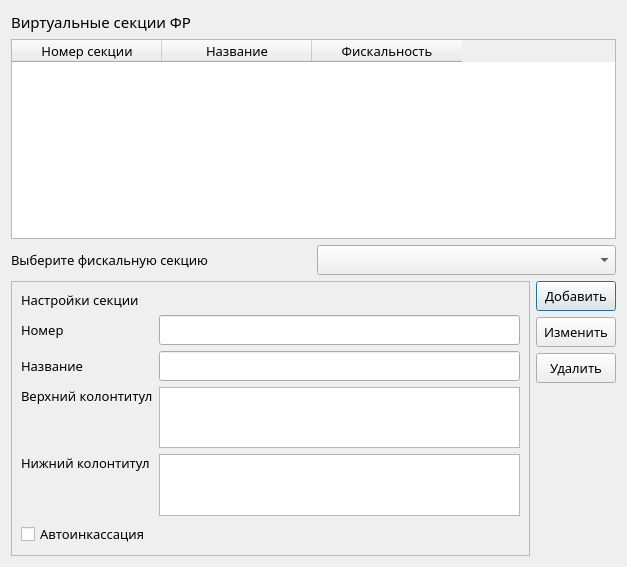
<?xml version="1.0" encoding="UTF-8"?>
<ui version="4.0">
 <class>SectionSetupForm</class>
 <widget class="QDialog" name="SectionSetupForm">
  <property name="geometry">
   <rect>
    <x>0</x>
    <y>0</y>
    <width>627</width>
    <height>567</height>
   </rect>
  </property>
  <property name="font">
   <font>
    <family>Sans Serif</family>
    <pointsize>10</pointsize>
   </font>
  </property>
  <property name="windowTitle">
   <string>SectionSetupForm</string>
  </property>
  <layout class="QVBoxLayout" name="verticalLayout_2">
   <item>
    <widget class="QLabel" name="label">
     <property name="font">
      <font>
       <pointsize>11</pointsize>
      </font>
     </property>
     <property name="text">
      <string>Виртуальные секции ФР</string>
     </property>
    </widget>
   </item>
   <item>
    <widget class="QTableWidget" name="sectionsTableWidget">
     <property name="minimumSize">
      <size>
       <width>0</width>
       <height>200</height>
      </size>
     </property>
     <property name="font">
      <font>
       <pointsize>10</pointsize>
      </font>
     </property>
     <property name="focusPolicy">
      <enum>Qt::ClickFocus</enum>
     </property>
     <property name="editTriggers">
      <set>QAbstractItemView::NoEditTriggers</set>
     </property>
     <property name="selectionMode">
      <enum>QAbstractItemView::SingleSelection</enum>
     </property>
     <property name="selectionBehavior">
      <enum>QAbstractItemView::SelectRows</enum>
     </property>
     <property name="textElideMode">
      <enum>Qt::ElideRight</enum>
     </property>
     <attribute name="horizontalHeaderDefaultSectionSize">
      <number>150</number>
     </attribute>
     <attribute name="horizontalHeaderHighlightSections">
      <bool>false</bool>
     </attribute>
     <column>
      <property name="text">
       <string>Номер секции</string>
      </property>
     </column>
     <column>
      <property name="text">
       <string>Название</string>
      </property>
     </column>
     <column>
      <property name="text">
       <string>Фискальность</string>
      </property>
     </column>
    </widget>
   </item>
   <item>
    <layout class="QHBoxLayout" name="horizontalLayout">
     <item>
      <widget class="QLabel" name="label_6">
       <property name="text">
        <string>Выберите фискальную секцию</string>
       </property>
      </widget>
     </item>
     <item>
      <widget class="QComboBox" name="fiscalsectionComboBox">
       <property name="minimumSize">
        <size>
         <width>0</width>
         <height>30</height>
        </size>
       </property>
       <property name="focusPolicy">
        <enum>Qt::StrongFocus</enum>
       </property>
      </widget>
     </item>
    </layout>
   </item>
   <item>
    <layout class="QHBoxLayout" name="horizontalLayout_2">
     <item>
      <widget class="QFrame" name="frame">
       <property name="frameShape">
        <enum>QFrame::StyledPanel</enum>
       </property>
       <property name="frameShadow">
        <enum>QFrame::Raised</enum>
       </property>
       <layout class="QGridLayout" name="gridLayout">
        <item row="0" column="0">
         <widget class="QLabel" name="label_7">
          <property name="text">
           <string>Настройки секции</string>
          </property>
         </widget>
        </item>
        <item row="1" column="0">
         <widget class="QLabel" name="label_2">
          <property name="text">
           <string>Номер</string>
          </property>
         </widget>
        </item>
        <item row="1" column="1">
         <widget class="QLineEdit" name="sectionnumberLineEdit">
          <property name="minimumSize">
           <size>
            <width>0</width>
            <height>30</height>
           </size>
          </property>
          <property name="maxLength">
           <number>5</number>
          </property>
         </widget>
        </item>
        <item row="2" column="0">
         <widget class="QLabel" name="label_3">
          <property name="text">
           <string>Название</string>
          </property>
         </widget>
        </item>
        <item row="2" column="1">
         <widget class="QLineEdit" name="sectionnameLineEdit">
          <property name="minimumSize">
           <size>
            <width>0</width>
            <height>30</height>
           </size>
          </property>
          <property name="maxLength">
           <number>20</number>
          </property>
         </widget>
        </item>
        <item row="3" column="0">
         <widget class="QLabel" name="label_4">
          <property name="sizePolicy">
           <sizepolicy hsizetype="Preferred" vsizetype="Preferred">
            <horstretch>0</horstretch>
            <verstretch>0</verstretch>
           </sizepolicy>
          </property>
          <property name="text">
           <string>Верхний колонтитул</string>
          </property>
         </widget>
        </item>
        <item row="3" column="1" rowspan="2">
         <widget class="QTextEdit" name="sectionheadtextTextEdit">
          <property name="sizePolicy">
           <sizepolicy hsizetype="Expanding" vsizetype="Preferred">
            <horstretch>0</horstretch>
            <verstretch>0</verstretch>
           </sizepolicy>
          </property>
          <property name="minimumSize">
           <size>
            <width>0</width>
            <height>1</height>
           </size>
          </property>
          <property name="maximumSize">
           <size>
            <width>16777215</width>
            <height>150</height>
           </size>
          </property>
          <property name="palette">
           <palette>
            <active>
             <colorrole role="Base">
              <brush brushstyle="SolidPattern">
               <color alpha="255">
                <red>255</red>
                <green>255</green>
                <blue>255</blue>
               </color>
              </brush>
             </colorrole>
            </active>
            <inactive>
             <colorrole role="Base">
              <brush brushstyle="SolidPattern">
               <color alpha="255">
                <red>255</red>
                <green>255</green>
                <blue>255</blue>
               </color>
              </brush>
             </colorrole>
            </inactive>
            <disabled>
             <colorrole role="Base">
              <brush brushstyle="SolidPattern">
               <color alpha="255">
                <red>222</red>
                <green>222</green>
                <blue>222</blue>
               </color>
              </brush>
             </colorrole>
            </disabled>
           </palette>
          </property>
          <property name="focusPolicy">
           <enum>Qt::StrongFocus</enum>
          </property>
         </widget>
        </item>
        <item row="4" column="0">
         <spacer name="verticalSpacer_2">
          <property name="orientation">
           <enum>Qt::Vertical</enum>
          </property>
          <property name="sizeType">
           <enum>QSizePolicy::Expanding</enum>
          </property>
          <property name="sizeHint" stdset="0">
           <size>
            <width>20</width>
            <height>54</height>
           </size>
          </property>
         </spacer>
        </item>
        <item row="5" column="0">
         <widget class="QLabel" name="sectionbottomtextLabel">
          <property name="sizePolicy">
           <sizepolicy hsizetype="Preferred" vsizetype="Preferred">
            <horstretch>0</horstretch>
            <verstretch>0</verstretch>
           </sizepolicy>
          </property>
          <property name="text">
           <string>Нижний колонтитул</string>
          </property>
         </widget>
        </item>
        <item row="5" column="1" rowspan="2">
         <widget class="QTextEdit" name="sectionbottomtextTextEdit">
          <property name="sizePolicy">
           <sizepolicy hsizetype="Expanding" vsizetype="Preferred">
            <horstretch>0</horstretch>
            <verstretch>0</verstretch>
           </sizepolicy>
          </property>
          <property name="minimumSize">
           <size>
            <width>0</width>
            <height>1</height>
           </size>
          </property>
          <property name="maximumSize">
           <size>
            <width>16777215</width>
            <height>150</height>
           </size>
          </property>
          <property name="palette">
           <palette>
            <active>
             <colorrole role="Base">
              <brush brushstyle="SolidPattern">
               <color alpha="255">
                <red>255</red>
                <green>255</green>
                <blue>255</blue>
               </color>
              </brush>
             </colorrole>
            </active>
            <inactive>
             <colorrole role="Base">
              <brush brushstyle="SolidPattern">
               <color alpha="255">
                <red>255</red>
                <green>255</green>
                <blue>255</blue>
               </color>
              </brush>
             </colorrole>
            </inactive>
            <disabled>
             <colorrole role="Base">
              <brush brushstyle="SolidPattern">
               <color alpha="255">
                <red>222</red>
                <green>222</green>
                <blue>222</blue>
               </color>
              </brush>
             </colorrole>
            </disabled>
           </palette>
          </property>
          <property name="focusPolicy">
           <enum>Qt::StrongFocus</enum>
          </property>
         </widget>
        </item>
        <item row="6" column="0">
         <spacer name="verticalSpacer_3">
          <property name="orientation">
           <enum>Qt::Vertical</enum>
          </property>
          <property name="sizeType">
           <enum>QSizePolicy::Expanding</enum>
          </property>
          <property name="sizeHint" stdset="0">
           <size>
            <width>20</width>
            <height>55</height>
           </size>
          </property>
         </spacer>
        </item>
        <item row="7" column="0" colspan="2">
         <widget class="QCheckBox" name="sectionautoencashmentCheckBox">
          <property name="text">
           <string>Автоинкасcация</string>
          </property>
         </widget>
        </item>
       </layout>
      </widget>
     </item>
     <item>
      <layout class="QVBoxLayout" name="verticalLayout">
       <item>
        <widget class="QPushButton" name="addsectionPushButton">
         <property name="minimumSize">
          <size>
           <width>0</width>
           <height>30</height>
          </size>
         </property>
         <property name="focusPolicy">
          <enum>Qt::ClickFocus</enum>
         </property>
         <property name="text">
          <string>Добавить</string>
         </property>
        </widget>
       </item>
       <item>
        <widget class="QPushButton" name="changesectionPushButton">
         <property name="minimumSize">
          <size>
           <width>0</width>
           <height>30</height>
          </size>
         </property>
         <property name="text">
          <string>Изменить</string>
         </property>
        </widget>
       </item>
       <item>
        <widget class="QPushButton" name="dropsectionPushButton">
         <property name="minimumSize">
          <size>
           <width>0</width>
           <height>30</height>
          </size>
         </property>
         <property name="focusPolicy">
          <enum>Qt::ClickFocus</enum>
         </property>
         <property name="text">
          <string>Удалить</string>
         </property>
        </widget>
       </item>
       <item>
        <spacer name="verticalSpacer">
         <property name="orientation">
          <enum>Qt::Vertical</enum>
         </property>
         <property name="sizeHint" stdset="0">
          <size>
           <width>20</width>
           <height>40</height>
          </size>
         </property>
        </spacer>
       </item>
      </layout>
     </item>
    </layout>
   </item>
  </layout>
 </widget>
 <resources/>
 <connections/>
</ui>
